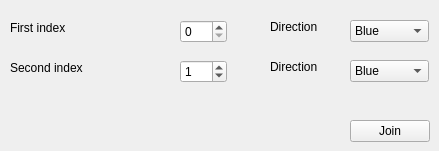
     <widget class="QWidget" name="tab">
      <attribute name="title">
       <string>Join</string>
      </attribute>
      <widget class="QLabel" name="label_18">
       <property name="geometry">
        <rect>
         <x>10</x>
         <y>20</y>
         <width>71</width>
         <height>16</height>
        </rect>
       </property>
       <property name="text">
        <string>First index</string>
       </property>
      </widget>
      <widget class="QSpinBox" name="ArcJoinFirstIndex">
       <property name="geometry">
        <rect>
         <x>180</x>
         <y>20</y>
         <width>47</width>
         <height>23</height>
        </rect>
       </property>
      </widget>
      <widget class="QLabel" name="label_21">
       <property name="geometry">
        <rect>
         <x>10</x>
         <y>60</y>
         <width>81</width>
         <height>16</height>
        </rect>
       </property>
       <property name="text">
        <string>Second index</string>
       </property>
      </widget>
      <widget class="QSpinBox" name="ArcJoinSecondIndex">
       <property name="geometry">
        <rect>
         <x>180</x>
         <y>60</y>
         <width>47</width>
         <height>23</height>
        </rect>
       </property>
       <property name="value">
        <number>1</number>
       </property>
      </widget>
      <widget class="QPushButton" name="ArcJoinButton">
       <property name="geometry">
        <rect>
         <x>350</x>
         <y>120</y>
         <width>80</width>
         <height>22</height>
        </rect>
       </property>
       <property name="text">
        <string>Join</string>
       </property>
      </widget>
      <widget class="QComboBox" name="ArcJoinFirstDirection">
       <property name="geometry">
        <rect>
         <x>350</x>
         <y>20</y>
         <width>79</width>
         <height>22</height>
        </rect>
       </property>
       <item>
        <property name="text">
         <string>Blue</string>
        </property>
       </item>
       <item>
        <property name="text">
         <string>Red</string>
        </property>
       </item>
      </widget>
      <widget class="QComboBox" name="ArcJoinSecondDirection">
       <property name="geometry">
        <rect>
         <x>350</x>
         <y>60</y>
         <width>79</width>
         <height>22</height>
        </rect>
       </property>
       <item>
        <property name="text">
         <string>Blue</string>
        </property>
       </item>
       <item>
        <property name="text">
         <string>Red</string>
        </property>
       </item>
      </widget>
      <widget class="QLabel" name="label_23">
       <property name="geometry">
        <rect>
         <x>270</x>
         <y>20</y>
         <width>59</width>
         <height>14</height>
        </rect>
       </property>
       <property name="text">
        <string>Direction</string>
       </property>
      </widget>
      <widget class="QLabel" name="label_24">
       <property name="geometry">
        <rect>
         <x>270</x>
         <y>60</y>
         <width>59</width>
         <height>14</height>
        </rect>
       </property>
       <property name="text">
        <string>Direction</string>
       </property>
      </widget>
     </widget>
